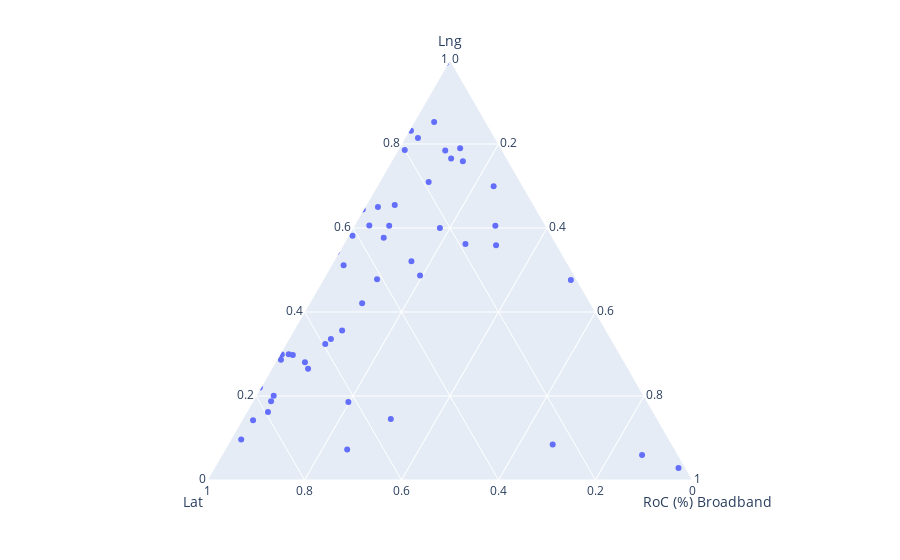

Write notebook code for a chart like this one.
### Code cell
fig = px.scatter_ternary(summary_merge, a='Lng',b='Lat',c='RoC (%) Broadband', color_continuous_scale="Viridis")
#fig.xlabel("Longitude")
#plt.ylabel("Latitude")
#clb.set_label("Rate of Change (%) Broadband")
fig.show()

### Figure 1 — Plotly figure (JSON) as saved in the notebook; plotly's stock layout.template omitted (floating-point values rounded to 4 significant figures)
{"data": [{"a": [3, 18.5, -64, 135, 13.33, 47.5, 50.5, 90, -87.85, 2.25, 24, -87.12, 25, -2, 30, 105, 12, -0.8141, -71, -99.23, -77.43, -54.65, -5, 15.5, -79.5, 15, -81.14, -70.67, -77.5, -75.53, -88.92, 26, 38, 26, -3.74, 11.75, 10.5, -2, -77.69, -90.51, -10, -86.5, 114.2, 20, 12.28, 120, 53, -8, 34.75, -96.88, -82.17, 139.8, 36, 68, 38, 47.98, 105, 25, -86.29, -9.5, 24, 47, 34, 112.5, -12.3, 120.7, 105, -87.45, 35, 98, 17, 84, 5.75, 174, -85, 8, 8, 57, 70, -80, 147, -58.0, -86.07, 122, -70.39, -8, 51.25, 25, 100, 30, 45, -14, -11.5, 103.9, 19.5, -4, 81, 30, 15, 8.014, 121, 35, 100, -79.98, 9, 34.91, 33, 32, -2.695, -98.5, -56, 63.85, -66, 107.8, 30, 29], "b": [28, -12.5, -34, -25, 47.33, 40.5, 26, 24, 43.5, 9.5, -22, 39.52, 43, 13, -3.5, 13, 6, 38.68, -30, 25.7, 20.99, -23.42, 8, 45.17, 22, 49.75, 33.32, 19, -2, 40.68, 13.83, 59, 8, 64, 5.204, -1, 51.5, 8, 43.21, 14.64, 11, 15, 22.29, 47, 46.74, -5, 32, 53, 31.5, 32.18, 22.98, 35.69, 31, 48, 1, 29.37, 18, 57, 36.21, 6.5, 56, -20, -13.5, 2.5, 12.08, 15.06, 46, 40.95, -18.25, 22, -22, 28, 52.5, -42, 13, 16, 10, 21, 30, 9, -6, -22.99, 40.75, 13, 44.06, 39.5, 25.5, 46, 60, -2, 25, 14, 8.5, 1.29, 48.67, 40, 7, 16, 62, 47.0, 24, -6, 15, 21.8, 34, 39.06, 2, 49, 54.76, 39.76, -33, 41.71, 8, 16.17, -15, -19], "c": ["10.43", "-5.40", "5.41", "5.05", "-0.14", "-0.44", "-15.82", "12.85", "2.17", "-16.49", "13.01", "5.79", "6.44", "7.02", "2.08", "20.34", "397.72", "2.92", "4.57", "12.54", "4.39", "11.72", "4.67", "122.88", "6.06", "15.93", "0.98", "7.37", "7.02", "16.37", "8.40", "2.37", "-18.50", "0.74", "2.33", "23.26", "2.83", "-5.62", "5.27", "2.68", "0.00", "17.65", "3.75", "4.33", "2.22", "25.78", "6.88", "1.57", "1.69", "4.08", "9.26", "2.48", "8.34", "0.97", "40.76", "14.73", "50.42", "1.48", "1,044.46", "4.50", "0.30", "0.23", "21.67", "-1.86", "292.51", "5.80", "9.43", "9.74", "10.14", "55.29", "-4.27", "37.53", "1.26", "2.53", "17.34", "-17.86", "116.67", "17.04", "-2.37", "12.56", "2.63", "13.62", "4.90", "19.46", "1.85", "6.37", "2.07", "6.25", "5.07", "-13.82", "-0.14", "8.00", "7.99", "-0.51", "5.53", "3.58", "27.84", "3.57", "2.98", "1.28", "0.54", "86.33", "12.51", "5.41", "18.90", "9.00", "-20.45", "8.97", "1.46", "2.18", "2.60", "25.51", "1.06", "16.82", "39.06", "4.21"], "hovertemplate": "Lng=%{a}<br>Lat=%{b}<br>RoC (%) Broadband=%{c}<extra></extra>", "legendgroup": "", "marker": {"color": "#636efa", "symbol": "circle"}, "mode": "markers", "name": "", "showlegend": false, "subplot": "ternary", "type": "scatterternary"}], "layout": {"legend": {"tracegroupgap": 0}, "margin": {"t": 60}, "ternary": {"aaxis": {"title": {"text": "Lng"}}, "baxis": {"title": {"text": "Lat"}}, "caxis": {"title": {"text": "RoC (%) Broadband"}}, "domain": {"x": [0, 1], "y": [0, 1]}}}}
